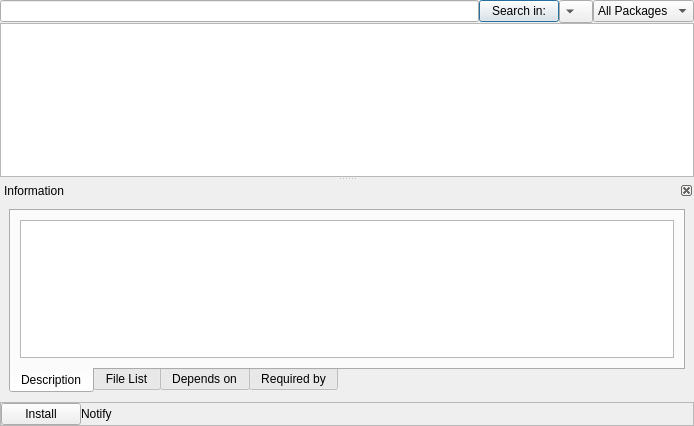
<ui version="4.0" >
 <class>PkAddRm</class>
 <widget class="QWidget" name="PkAddRm" >
  <property name="geometry" >
   <rect>
    <x>0</x>
    <y>0</y>
    <width>694</width>
    <height>426</height>
   </rect>
  </property>
  <property name="sizePolicy" >
   <sizepolicy vsizetype="Expanding" hsizetype="Expanding" >
    <horstretch>0</horstretch>
    <verstretch>0</verstretch>
   </sizepolicy>
  </property>
  <property name="windowTitle" >
   <string>Add and Remove Software</string>
  </property>
  <layout class="QGridLayout" name="gridLayout" >
   <property name="margin" >
    <number>0</number>
   </property>
   <property name="spacing" >
    <number>0</number>
   </property>
   <item row="0" column="0" >
    <widget class="QLineEdit" name="lineEdit" >
     <property name="locale" >
      <locale country="UnitedStates" language="English" />
     </property>
    </widget>
   </item>
   <item row="0" column="1" >
    <widget class="QPushButton" name="searchPB" >
     <property name="text" >
      <string>Search in:</string>
     </property>
     <property name="default" >
      <bool>true</bool>
     </property>
    </widget>
   </item>
   <item row="0" column="2" >
    <widget class="QToolButton" name="filtersTB" >
     <property name="locale" >
      <locale country="UnitedStates" language="English" />
     </property>
     <property name="text" >
      <string/>
     </property>
     <property name="popupMode" >
      <enum>QToolButton::InstantPopup</enum>
     </property>
     <property name="toolButtonStyle" >
      <enum>Qt::ToolButtonTextBesideIcon</enum>
     </property>
     <property name="arrowType" >
      <enum>Qt::DownArrow</enum>
     </property>
    </widget>
   </item>
   <item row="0" column="3" >
    <widget class="QComboBox" name="groupsCB" >
     <property name="sizePolicy" >
      <sizepolicy vsizetype="Fixed" hsizetype="Preferred" >
       <horstretch>0</horstretch>
       <verstretch>0</verstretch>
      </sizepolicy>
     </property>
     <item>
      <property name="text" >
       <string>All Packages</string>
      </property>
     </item>
    </widget>
   </item>
   <item row="1" column="0" colspan="4" >
    <widget class="QSplitter" name="splitter" >
     <property name="orientation" >
      <enum>Qt::Vertical</enum>
     </property>
     <widget class="QTreeView" name="packageView" >
      <property name="sizePolicy" >
       <sizepolicy vsizetype="Expanding" hsizetype="Expanding" >
        <horstretch>2</horstretch>
        <verstretch>0</verstretch>
       </sizepolicy>
      </property>
      <property name="sizeIncrement" >
       <size>
        <width>0</width>
        <height>2</height>
       </size>
      </property>
      <property name="locale" >
       <locale country="UnitedStates" language="English" />
      </property>
      <property name="rootIsDecorated" >
       <bool>false</bool>
      </property>
      <property name="itemsExpandable" >
       <bool>false</bool>
      </property>
      <property name="headerHidden" >
       <bool>true</bool>
      </property>
      <property name="expandsOnDoubleClick" >
       <bool>false</bool>
      </property>
     </widget>
     <widget class="QDockWidget" name="descriptionDW" >
      <property name="font" >
       <font>
        <weight>50</weight>
        <bold>false</bold>
       </font>
      </property>
      <property name="features" >
       <set>QDockWidget::DockWidgetClosable|QDockWidget::DockWidgetMovable</set>
      </property>
      <property name="windowTitle" >
       <string>Information</string>
      </property>
      <widget class="QWidget" name="dockWidgetContents" >
       <property name="geometry" >
        <rect>
         <x>2</x>
         <y>24</y>
         <width>690</width>
         <height>182</height>
        </rect>
       </property>
       <layout class="QGridLayout" name="gridLayout_2" >
        <item row="0" column="0" >
         <widget class="QTabWidget" name="tabWidget" >
          <property name="windowModality" >
           <enum>Qt::NonModal</enum>
          </property>
          <property name="font" >
           <font>
            <stylestrategy>PreferDefault</stylestrategy>
            <kerning>true</kerning>
           </font>
          </property>
          <property name="tabPosition" >
           <enum>QTabWidget::South</enum>
          </property>
          <property name="tabShape" >
           <enum>QTabWidget::Rounded</enum>
          </property>
          <property name="currentIndex" >
           <number>0</number>
          </property>
          <property name="elideMode" >
           <enum>Qt::ElideNone</enum>
          </property>
          <widget class="QWidget" name="tab" >
           <property name="geometry" >
            <rect>
             <x>0</x>
             <y>0</y>
             <width>670</width>
             <height>135</height>
            </rect>
           </property>
           <attribute name="title" >
            <string>Description</string>
           </attribute>
           <layout class="QGridLayout" name="gridLayout_3" >
            <item row="0" column="0" >
             <widget class="KTextBrowser" name="descriptionKTB" >
              <property name="locale" >
               <locale country="UnitedStates" language="English" />
              </property>
             </widget>
            </item>
           </layout>
          </widget>
          <widget class="QWidget" name="tab_2" >
           <property name="geometry" >
            <rect>
             <x>0</x>
             <y>0</y>
             <width>670</width>
             <height>135</height>
            </rect>
           </property>
           <attribute name="title" >
            <string>File List</string>
           </attribute>
           <layout class="QGridLayout" name="gridLayout_4" >
            <item row="0" column="0" >
             <widget class="QPlainTextEdit" name="filesPTE" >
              <property name="autoFillBackground" >
               <bool>false</bool>
              </property>
              <property name="readOnly" >
               <bool>true</bool>
              </property>
             </widget>
            </item>
           </layout>
          </widget>
          <widget class="QWidget" name="tab_3" >
           <property name="geometry" >
            <rect>
             <x>0</x>
             <y>0</y>
             <width>670</width>
             <height>135</height>
            </rect>
           </property>
           <attribute name="title" >
            <string>Depends on</string>
           </attribute>
           <layout class="QGridLayout" name="gridLayout_5" >
            <item row="0" column="0" >
             <widget class="QListView" name="dependsOnLV" >
              <property name="editTriggers" >
               <set>QAbstractItemView::NoEditTriggers</set>
              </property>
              <property name="showDropIndicator" stdset="0" >
               <bool>false</bool>
              </property>
              <property name="selectionMode" >
               <enum>QAbstractItemView::NoSelection</enum>
              </property>
             </widget>
            </item>
           </layout>
          </widget>
          <widget class="QWidget" name="tab_4" >
           <property name="geometry" >
            <rect>
             <x>0</x>
             <y>0</y>
             <width>670</width>
             <height>135</height>
            </rect>
           </property>
           <attribute name="title" >
            <string>Required by</string>
           </attribute>
           <layout class="QGridLayout" name="gridLayout_6" >
            <item row="0" column="0" >
             <widget class="QListView" name="requiredByLV" >
              <property name="editTriggers" >
               <set>QAbstractItemView::NoEditTriggers</set>
              </property>
              <property name="showDropIndicator" stdset="0" >
               <bool>false</bool>
              </property>
             </widget>
            </item>
           </layout>
          </widget>
         </widget>
        </item>
       </layout>
      </widget>
     </widget>
    </widget>
   </item>
   <item row="2" column="0" colspan="4" >
    <widget class="QFrame" name="notifyF" >
     <property name="frameShape" >
      <enum>QFrame::StyledPanel</enum>
     </property>
     <property name="frameShadow" >
      <enum>QFrame::Plain</enum>
     </property>
     <layout class="QGridLayout" name="gridLayout_7" >
      <property name="margin" >
       <number>0</number>
      </property>
      <property name="spacing" >
       <number>0</number>
      </property>
      <item row="0" column="0" >
       <widget class="QPushButton" name="actionPB" >
        <property name="sizePolicy" >
         <sizepolicy vsizetype="Fixed" hsizetype="Fixed" >
          <horstretch>0</horstretch>
          <verstretch>0</verstretch>
         </sizepolicy>
        </property>
        <property name="minimumSize" >
         <size>
          <width>80</width>
          <height>0</height>
         </size>
        </property>
        <property name="maximumSize" >
         <size>
          <width>80</width>
          <height>16777215</height>
         </size>
        </property>
        <property name="text" >
         <string>Install</string>
        </property>
       </widget>
      </item>
      <item row="0" column="1" >
       <widget class="QLabel" name="notifyL" >
        <property name="sizePolicy" >
         <sizepolicy vsizetype="Preferred" hsizetype="Expanding" >
          <horstretch>0</horstretch>
          <verstretch>0</verstretch>
         </sizepolicy>
        </property>
        <property name="autoFillBackground" >
         <bool>false</bool>
        </property>
        <property name="text" >
         <string>Notify</string>
        </property>
       </widget>
      </item>
     </layout>
    </widget>
   </item>
  </layout>
 </widget>
 <customwidgets>
  <customwidget>
   <class>KTextBrowser</class>
   <extends>QTextBrowser</extends>
   <header>ktextbrowser.h</header>
  </customwidget>
 </customwidgets>
 <resources/>
 <connections/>
</ui>
